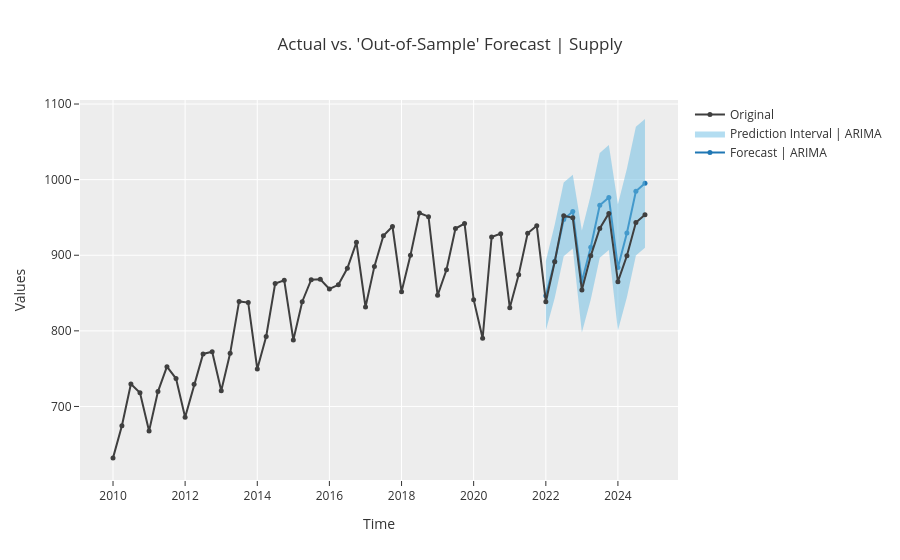

The cell this chart's notebook holds for it:
### Markdown cell above
#### Quarter Based

### Code cell
# 2. Set up forecasting experiment;
total_supply_setup = TSForecastingExperiment()
total_supply_setup.setup(quarter_mine_production, 
                         target='Supply',
                         fh=12, fold=3, 
                         fold_strategy='expanding')

_best = total_supply_setup.compare_models(n_select=10, sort='SMAPE')
total_supply_setup.predict_model(_best[0])
total_supply_setup.plot_model(_best[0])
